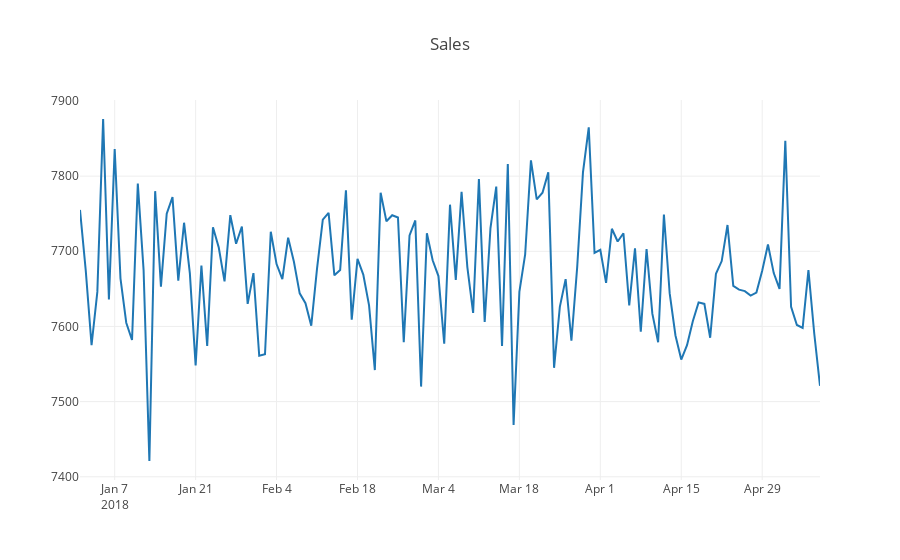

Source (notebook cell):
### Code cell
# Plot time series.
iplot({'data':[go.Scatter(x = tx_by_day['Date'], y = tx_by_day['SalesID'])] , 'layout': {'title':'Sales',}} )

### Figure 1 — Plotly figure (JSON) as saved in the notebook; plotly's stock layout.template omitted (floating-point values rounded to 4 significant figures; data arrays with more than 128 entries replaced by an {"elided": "..."} marker saying what was removed)
{"data": [{"type": "scatter", "uid": "3a3cf7b3-f9c9-4929-ac18-bf8a726f52e1", "x": {"elided": "129 str values"}, "y": {"elided": "129 int values"}}], "layout": {"title": {"text": "Sales"}}}
